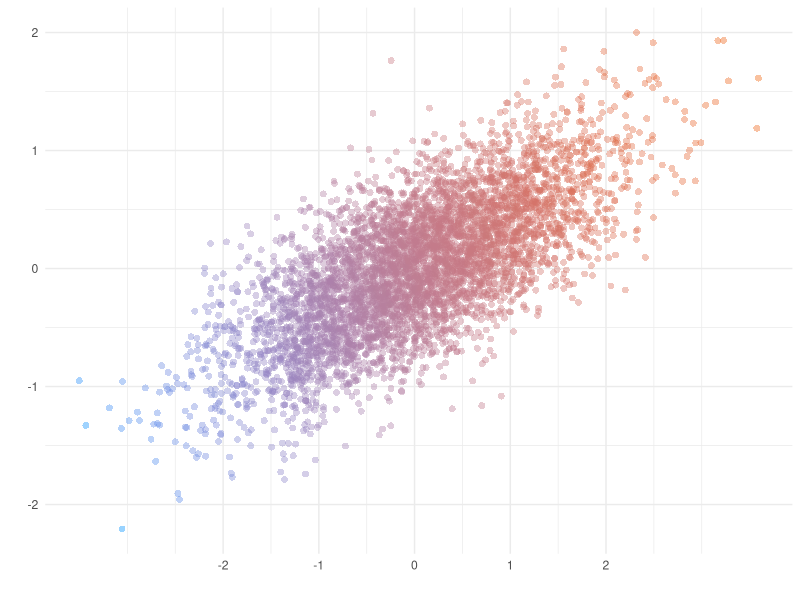
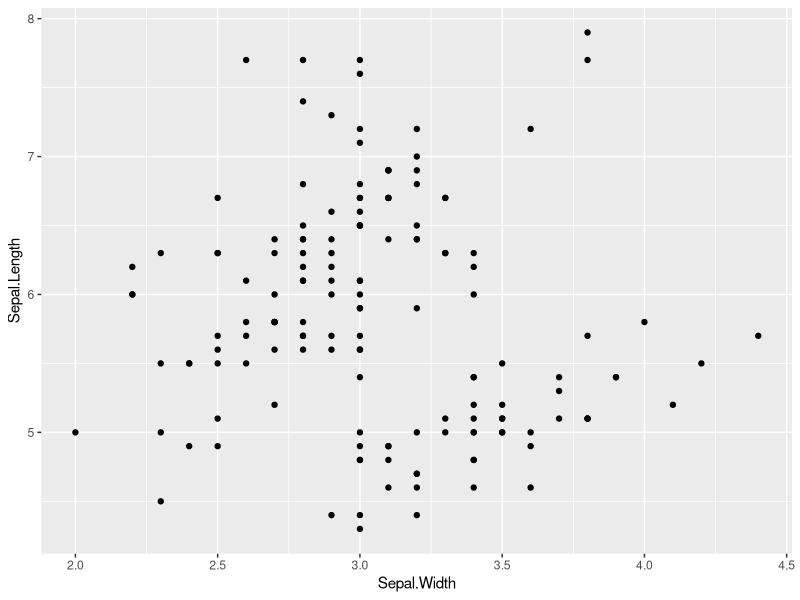
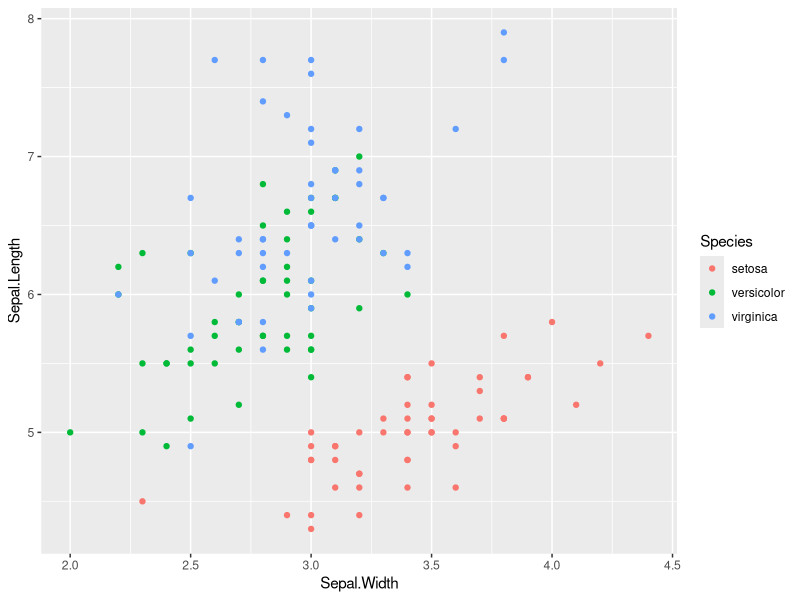

Write the R code that produced these figures, in order. (Note: this script raises an error after producing the figures.)
## ---- chunk 1
knitr::opts_chunk$set(echo = TRUE, fig.width = 6, fig.height = 4, fig.align = "center")
library(ggplot2)
## ---- chunk 2
# Simulate data
set.seed(170513)
n <- 5000
d <- data.frame(a = rnorm(n))
d$b <- .4 * (d$a + rnorm(n))

# Compute first principal component
d$pc <- predict(prcomp(~a+b, d))[,1]

# Plot
ggplot(d, aes(a, b, color = pc)) +
  geom_point(shape = 16, size = 2, show.legend = FALSE, alpha = 0.4) +
  theme_minimal() +
  scale_color_gradient(low = "#0091FF", high = "#F0650E") + labs(x = "", y = "") +
  scale_x_continuous(breaks = round(seq(-2,2, by = 1),0))
## ---- chunk 3
type_list <- list(TRUE, 1.2, 10L, "a")
sapply(type_list, class)
## ---- chunk 4
# A vector x of mode numeric
x <- c(1, 2, 3)

# A vector y of mode logical
y <- c(TRUE, TRUE, FALSE, FALSE)

# A vector z of mode character
z <- c("Sarah", "Tracy", "Jon")
## ---- chunk 5
# A vector containing "dna" and "rna"
factor_vector <- as.factor(c("rna", "dna", "dna", "rna"))
str(factor_vector)
## ---- chunk 6
head(iris)
## ---- chunk 7
class(iris)
nrow(iris)
ncol(iris)
## ---- chunk 8
ggplot(data = iris, mapping = aes(x = Sepal.Width, y = Sepal.Length)) +
  geom_point()
## ---- chunk 9
table(iris$Species)
## ---- chunk 10
class(iris$Species)
## ---- chunk 11
ggplot(data = iris, mapping = aes(x = Sepal.Width, y = Sepal.Length, colour = Species)) +
  geom_point()
## ---- chunk 12
ggplot(data=iris, mapping=aes(x = Sepal.width))
## ---- chunk 13
head(mtcars)
## ---- chunk 14
class(mtcars)
## ---- chunk 15
# First we check the class of cyl
class(mtcars$cyl)
## ---- chunk 16
# We create a new variable in the dataframe, cyl_f, that is cyl converted to factor
mtcars$cyl_f <- as.factor(mtcars$cyl)
## ---- chunk 17
ggplot(data = mtcars, mapping = aes(x = cyl_f)) +
  geom_bar()
## ---- chunk 18
# Let's create the data frame
counts_by_cyl_data_frame <- as.data.frame(table(mtcars$cyl))
names(counts_by_cyl_data_frame) <- c("cyl", "number_of_cars")

# See the data frame
counts_by_cyl_data_frame

# New graph with geom_col
ggplot(data = counts_by_cyl_data_frame, mapping = aes(x = cyl, y = number_of_cars)) + geom_col()
## ---- chunk 19
# First we check the class of the variable
class(mtcars$am)

# We make am factor, and we can change the 0/1 notation for a more informative notation: automatic/manual
mtcars$am_f <- factor(mtcars$am, levels = c(0, 1), labels = c("automatic", "manual"))

# Plot
ggplot(data = mtcars, mapping = aes(x = cyl_f, fill = am_f)) +
  geom_bar()
## ---- chunk 20
ggplot(data = mtcars, mapping = aes(x = cyl_f, fill = am_f)) +
  geom_bar(position = "dodge")
## ---- chunk 21
ggplot(data = mtcars, mapping = aes(x = cyl_f, fill = am_f)) +
  geom_bar(position = "fill")
## ---- chunk 22
class(mtcars$gear)

mtcars$gear_f <- as.factor(mtcars$gear)
ggplot(data = mtcars, mapping = aes(x = cyl_f, fill = gear_f)) +
  geom_bar(position = "fill")
## ---- chunk 23
head(diamonds)
## ---- chunk 24
class(diamonds)
## ---- chunk 25
ggplot(data = diamonds, mapping = aes(x = carat)) +
  geom_histogram(binwidth = 0.1)
## ---- chunk 26
ggplot(data = diamonds, mapping = aes(x = carat, fill = cut)) +
  geom_histogram(binwidth = 0.3) 
## ---- chunk 27
ggplot(data = diamonds, mapping = aes(x = carat, fill = cut)) +
  geom_histogram(position = "dodge", binwidth = 0.4)
## ---- chunk 28
ggplot(data = diamonds, mapping = aes(x = carat, fill = cut)) +
  geom_histogram(position = "dodge", binwidth = 0.3) + 
  facet_grid(cut ~ .)
## ---- chunk 29
ggplot(data = diamonds, mapping = aes(x = carat, fill = cut)) +
  geom_histogram(position = "dodge", binwidth = 0.3) + 
  facet_grid(. ~ cut)
## ---- chunk 30
ggplot(data = diamonds, mapping = aes(y = carat)) +
  geom_boxplot()
## ---- chunk 31
ggplot(data = diamonds, mapping = aes(y = carat, x = color)) +
  geom_boxplot()
## ---- chunk 32
ggplot(data = diamonds, mapping = aes(y = carat, x = color, fill=color)) +
  geom_boxplot()
## ---- chunk 33
ggplot(data = diamonds, mapping = aes(x = carat, fill = cut)) +
  geom_histogram(position = "dodge", binwidth = 0.3) + 
  facet_grid(. ~ cut) +
  scale_fill_manual(values = c("sienna1", "orange", "lightseagreen", "orangered", "red4"))
## ---- chunk 34
# We save the common part of the plot in a variable and then we can add more components with the "+" sign
p <- ggplot(data = diamonds, mapping = aes(x = carat, fill = cut)) +
  geom_histogram(position = "dodge", binwidth = 0.3) + 
  facet_grid(cut ~ .)
  
# Option A:
p + scale_fill_manual(values = c("sienna1", "orange", "lightseagreen", "orangered", "red4"), name = "Quality") +
  scale_x_continuous(name = "Weight of the diamond") + 
  scale_y_continuous(name = "Number")
  ggtitle("Diamond weight variation")

# Option B:
# p + scale_fill_manual(values = c("sienna1", "orange", "lightseagreen", "orangered", "red4")) +
#   labs(title = "Diamond weight variation", x = "Weight of the diamond", fill = "Quality")
## ---- chunk 35
ggplot(data = diamonds, mapping = aes(x = carat, fill = cut)) +
  geom_histogram(position = "dodge", binwidth = 0.3) + 
  facet_grid(cut ~ .) +
  scale_fill_manual(values = c("sienna1", "orange", "lightseagreen", "orangered", "red4"), name = "Quality") +
  scale_x_continuous(name = "Weight of the diamond") + 
  ggtitle("Diamond weight variation") +
  theme_minimal()
## ---- chunk 36
ggplot(data = diamonds, mapping = aes(x = carat, fill = cut)) +
  geom_histogram(position = "dodge", binwidth = 0.3) + 
  facet_grid(. ~ cut) +
  scale_fill_hue() + 
  scale_x_continuous(name = "Weight of the diamond") + 
  ggtitle("Diamond weight variation") +
  theme_minimal()

ggplot(data = diamonds, mapping = aes(x = carat, fill = cut)) +
  geom_histogram(position = "dodge", binwidth = 0.3) + 
  facet_grid(. ~ cut) +
  scale_fill_brewer() + 
  scale_x_continuous(name = "Weight of the diamond") + 
  ggtitle("Diamond weight variation") +
  theme_minimal()

ggplot(data = diamonds, mapping = aes(x = carat, fill = cut)) +
  geom_histogram(position = "dodge", binwidth = 0.3) + 
  facet_grid(. ~ cut) +
  scale_fill_viridis_d() + 
  scale_x_continuous(name = "Weight of the diamond") + 
  ggtitle("Diamond weight variation") +
  theme_minimal()
## ---- chunk 37
ggplot(data = diamonds, mapping = aes(x = carat, fill = cut)) +
  geom_histogram(position = "dodge", binwidth = 0.3) + 
  facet_grid(. ~ cut) +
  scale_fill_viridis_d() + 
  labs(title="Diamond weight variation", x="Weight in Karat", y = "Number", subtitle = "distinguished by quality", tag="Figure 1", caption="captioncaption captioncaption") + 
  
  theme_minimal()
## ---- chunk 38

## ---- chunk 39
ggsave(filename = "saving_test.svg", plot = p, width = 6, height = 4)
## ---- chunk 40
p <- ggplot(data = economics, aes(x = date)) + 
  geom_line(aes(y=unemploy), color="darkred")
  labs(title="Unemployment in the US", x="Year", y="unemployed in thousend" ) 
p
ggsave(filename="us_unemployment.png", plot=p, width=6, height=4)
## ---- chunk 41
head(msleep)
msleep$vore_f = as.factor(msleep$vore)

ggplot(msleep, mapping = aes(x = vore_f, y = sleep_total, fill=conservation)) + 
  scale_fill_viridis_d(na.value="grey80") + geom_col() + 
  labs(title="Animal sleep times", y="Sleep time in hours", caption="Source:msleep", x="")
## ---- chunk 42
head(diamonds)
diamonds$clarity_f = as.factor(diamonds$clarity)

ggplot(diamonds, mapping = aes(x = price, y = carat, colour=clarity_f)) + 
  geom_point() +
  scale_fill_viridis_d(name="Clarity") + 
  facet_grid(. ~ cut) +
  labs(title="Diamond Price per Carat", caption="Source:diamonds", x="Price in US dollars", y="Weight in carat")
## ---- chunk 43
head(midwest)

midwest$state_f = as.factor(midwest$state)

ggplot(data = midwest, mapping = aes(x=area, y=poptotal, color=state_f, size=popdensity)) +
  geom_point() +
  scale_color_viridis_d() + 
  scale_y_continuous(trans="log10")
  
  
